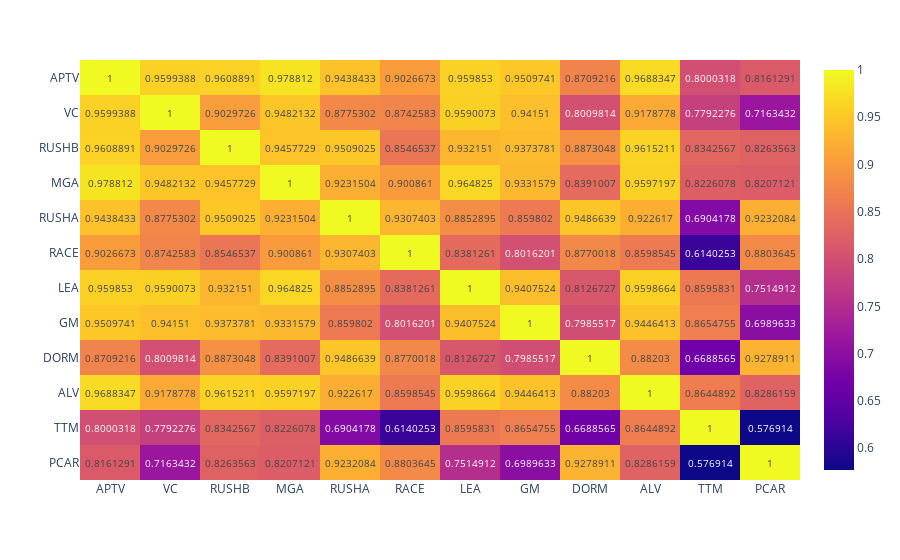

Here is the notebook cell this chart was saved with:
### Code cell
fig = px.imshow(correlation_matrix, text_auto=True,aspect="auto")
fig.show()

### Figure 1 — Plotly figure (JSON) as saved in the notebook; plotly's stock layout.template omitted (floating-point values rounded to 4 significant figures; data arrays with more than 128 entries replaced by an {"elided": "..."} marker saying what was removed)
{"data": [{"coloraxis": "coloraxis", "hovertemplate": "x: %{x}<br>y: %{y}<br>color: %{z}<extra></extra>", "name": "0", "texttemplate": "%{z}", "type": "heatmap", "x": ["APTV", "VC", "RUSHB", "MGA", "RUSHA", "RACE", "LEA", "GM", "DORM", "ALV", "TTM", "PCAR"], "xaxis": "x", "y": ["APTV", "VC", "RUSHB", "MGA", "RUSHA", "RACE", "LEA", "GM", "DORM", "ALV", "TTM", "PCAR"], "yaxis": "y", "z": {"elided": "12x12 float values"}}], "layout": {"coloraxis": {"colorscale": [[0, "#0d0887"], [0.1111, "#46039f"], [0.2222, "#7201a8"], [0.3333, "#9c179e"], [0.4444, "#bd3786"], [0.5556, "#d8576b"], [0.6667, "#ed7953"], [0.7778, "#fb9f3a"], [0.8889, "#fdca26"], [1, "#f0f921"]]}, "margin": {"t": 60}, "xaxis": {"anchor": "y", "domain": [0, 1]}, "yaxis": {"anchor": "x", "autorange": "reversed", "domain": [0, 1]}}}
